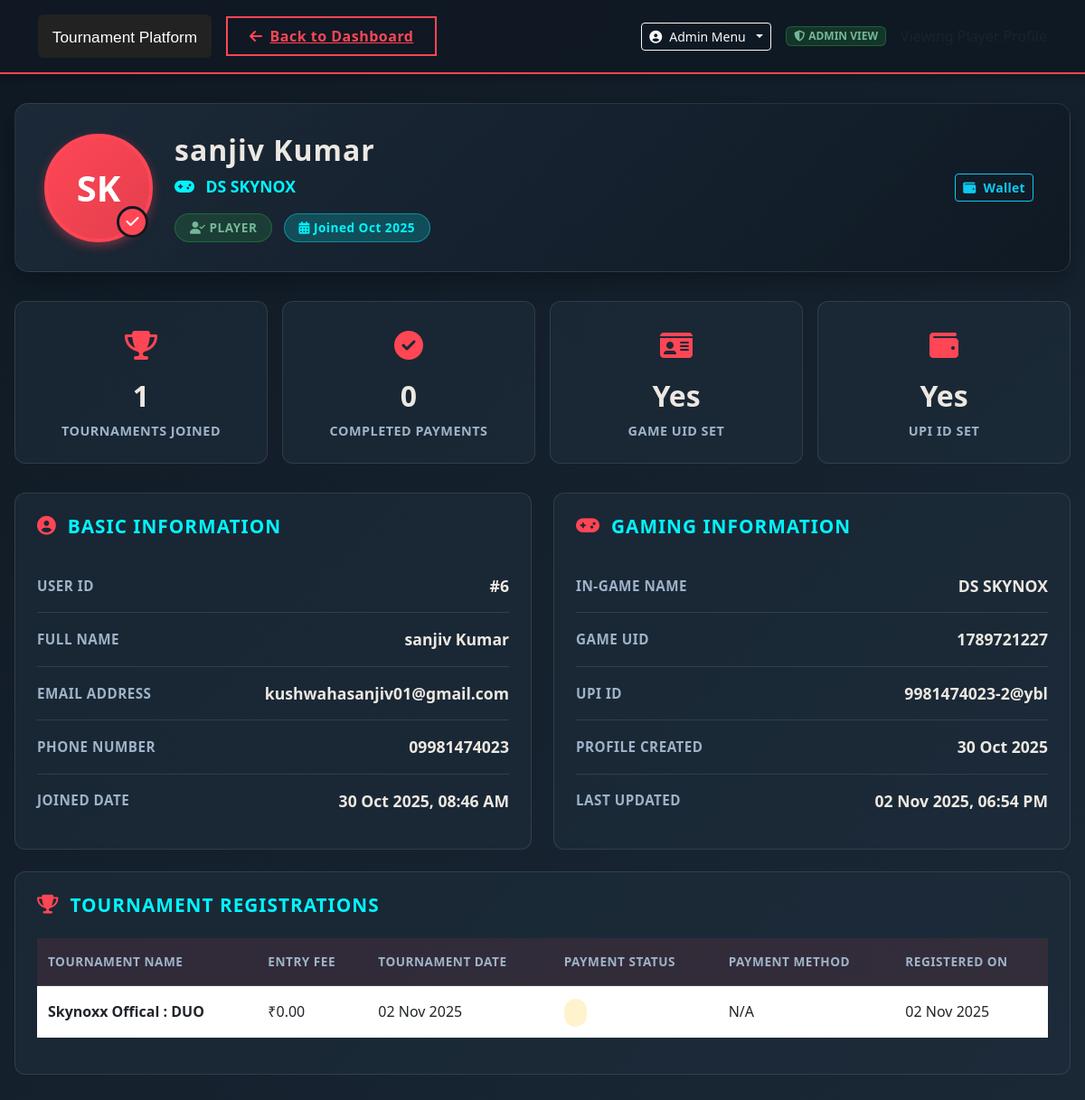
/admin/admin/view_player_profile.php?player_id=6 (signed in), run on the app's committed database.
### tables this page shows
CREATE TABLE `users` (
  `id` int(11) NOT NULL,
  `name` varchar(100) NOT NULL,
  `email` varchar(100) NOT NULL,
  `phone` varchar(15) DEFAULT NULL,
  `role` enum('player','creator','admin') DEFAULT 'player',
  `password` varchar(255) NOT NULL,
  `joined_at` timestamp NOT NULL DEFAULT current_timestamp(),
  `wallet_balance` decimal(10,2) DEFAULT 0.00,
  `profile_verified` tinyint(1) DEFAULT 0,
  `is_active` tinyint(1) DEFAULT 1,
  `fcm_token` varchar(255) DEFAULT NULL,
  `fcm_token_updated_at` datetime DEFAULT NULL
);

CREATE TABLE `players_profile` (
  `id` int(11) NOT NULL,
  `user_id` int(11) DEFAULT NULL,
  `in_game_name` varchar(150) DEFAULT NULL,
  `avatar` varchar(255) DEFAULT NULL,
  `screenshot` varchar(255) DEFAULT NULL,
  `game_uid` varchar(100) DEFAULT NULL,
  `profile_pic` varchar(255) DEFAULT NULL,
  `upi_id` varchar(100) DEFAULT NULL,
  `created_at` timestamp NOT NULL DEFAULT current_timestamp(),
  `updated_at` timestamp NOT NULL DEFAULT current_timestamp() ON UPDATE current_timestamp()
);

CREATE TABLE `registrations` (
  `id` int(11) NOT NULL,
  `tournament_id` int(11) NOT NULL,
  `player_id` int(11) NOT NULL,
  `slot_no` int(11) NOT NULL DEFAULT 0,
  `team_name` varchar(100) DEFAULT NULL,
  `payment_status` enum('pending','paid','free') DEFAULT 'pending',
  `rank` int(11) DEFAULT NULL,
  `prize_won` decimal(10,2) DEFAULT 0.00,
  `joined_at` timestamp NOT NULL DEFAULT current_timestamp(),
  `payment_method` varchar(50) DEFAULT NULL,
  `transaction_id` varchar(100) DEFAULT NULL,
  `payment_screenshot` varchar(255) DEFAULT NULL,
  `payment_date` timestamp NULL DEFAULT NULL,
  `prize_status` varchar(50) DEFAULT 'Not Won'
);

CREATE TABLE `tournaments` (
  `id` int(11) NOT NULL,
  `title` varchar(150) NOT NULL,
  `description` text DEFAULT NULL,
  `entry_fee` decimal(10,2) DEFAULT 0.00,
  `prize_pool` decimal(10,2) DEFAULT 0.00,
  `max_players` int(11) DEFAULT 100,
  `match_type` enum('solo','duo','squad','clash squad') DEFAULT 'squad',
  `map_name` varchar(100) DEFAULT 'Bermuda',
  `date` date NOT NULL,
  `time` time NOT NULL,
  `room_id` varchar(50) DEFAULT NULL,
  `room_password` varchar(50) DEFAULT NULL,
  `created_by` int(11) DEFAULT NULL,
  `status` enum('upcoming','ongoing','completed','cancelled') DEFAULT 'upcoming',
  `created_at` timestamp NOT NULL DEFAULT current_timestamp(),
  `banner` varchar(255) DEFAULT NULL,
  `number_of_matches` tinyint(4) DEFAULT 1 COMMENT '1-3 matches per tournament',
  `current_match_number` tinyint(4) DEFAULT 1 COMMENT 'Track which match is currently being played/updated',
  `points_distribution` text DEFAULT NULL COMMENT 'JSON: placement points config e.g. {1:12, 2:10, ...}',
  `kill_points` decimal(4,2) DEFAULT 1.00 COMMENT 'Points per kill (default 1)',
  `max_participants` int(11) DEFAULT NULL COMMENT 'Maximum number of players allowed',
  `current_participants` int(11) DEFAULT 0 COMMENT 'Current number of registered players',
  `auto_start` tinyint(1) DEFAULT 0 COMMENT 'Auto start when capacity reached',
  `reminder_sent` tinyint(1) DEFAULT 0 COMMENT 'Whether 1-hour reminder was sent'
);

### admin/admin/view_player_profile.php (the view, shortened to what this page needs)
<?php
require_once '../src/db.php';
$player_id = isset($_GET['player_id']) ? (int)$_GET['player_id'] : (int)$_GET['user_id'];
$stmt = $conn->prepare("SELECT id, name, email, phone, joined_at, is_active FROM users WHERE id = ? AND role = 'player' LIMIT 1");
$stmt->bind_param('i', $player_id);
$stmt->execute();
$result = $stmt->get_result();
$user = $result->fetch_assoc();
$profile_stmt = $conn->prepare("SELECT in_game_name, avatar, screenshot, game_uid, upi_id, created_at, updated_at FROM players_profile WHERE user_id = ? LIMIT 1");
$profile_stmt->bind_param('i', $player_id);
$profile_stmt->execute();
$profile_result = $profile_stmt->get_result();
$profile = $profile_result->fetch_assoc();
$reg_stmt = $conn->prepare("
    SELECT
        r.id,
        r.tournament_id,
        r.payment_status,
        r.joined_at,
        r.prize_won,
        t.title as tournament_name,
        t.entry_fee,
        t.date as tournament_date,
        t.time as tournament_time,
        p.method as payment_method,
        p.txn_id as transaction_id,
        p.created_at as payment_date
    FROM registrations r
    LEFT JOIN tournaments t ON r.tournament_id = t.id
    LEFT JOIN payments p ON p.user_id = r.player_id AND p.tournament_id = r.tournament_id
    WHERE r.player_id = ?
    ORDER BY r.joined_at DESC
    LIMIT 10
");
$reg_stmt->bind_param('i', $player_id);
$reg_stmt->execute();
$registrations = $reg_stmt->get_result();
$name_parts = explode(' ', $user['name'] ?? 'User');
$initials = strtoupper(substr($name_parts[0], 0, 1) . (isset($name_parts[1]) ? substr($name_parts[1], 0, 1) : ''));
?>
<!DOCTYPE html>
<html lang="en">
<head>
    <link href="https://cdn.jsdelivr.net/npm/bootstrap@5.3.0-alpha1/dist/css/bootstrap.min.css" rel="stylesheet">
    <link rel="stylesheet" href="https://cdnjs.cloudflare.com/ajax/libs/font-awesome/6.4.0/css/all.min.css">
</head>
<body>
    <header class="admin-header">
        <div class="container">
            <div class="d-flex justify-content-between align-items-center">
                <div class="d-flex align-items-center gap-3">
                    <a href="../../src/index.php">
                        <img src="../../assets/images/logo.svg" alt="SKYNOXX FF Logo" class="header-logo">
                    </a>
                    <a href="admin_dashboard.php" class="back-btn">
                        <i class="fas fa-arrow-left me-2"></i>Back to Dashboard
                    </a>
                </div>
                <div class="d-flex align-items-center gap-3">
                    <div class="dropdown">
                        <button class="btn btn-outline-light btn-sm dropdown-toggle" type="button" id="adminMenu" data-bs-toggle="dropdown" aria-expanded="false">
                            <i class="fas fa-user-circle me-2"></i>Admin Menu
                        </button>
                    </div>
                    <span class="badge badge-verified">
                        <i class="fas fa-shield-alt me-1"></i>ADMIN VIEW
                    </span>
                    <span class="text-muted">Viewing Player Profile</span>
                </div>
            </div>
        </div>
    </header>
    <div class="profile-container">
        <div class="profile-header">
            <div class="row align-items-center">
                <div class="col-md-auto mb-3 mb-md-0 text-center text-md-start">
                    <div class="avatar-display">
                        <?php if (!empty($profile['avatar']) && file_exists('../' . $profile['avatar'])): ?>
                            <img src="../<?php echo htmlspecialchars($profile['avatar']); ?>"
                                 alt="Player Avatar"
                                 class="player-avatar-large">
                        <?php else: ?>
                            <div class="avatar-placeholder"><?php echo $initials; ?></div>
                        <?php endif; ?>
                        <div class="verified-badge">
                            <i class="fas fa-check"></i>
                        </div>
                    </div>
                </div>
                <div class="col-md">
                    <h1 class="player-name"><?php echo htmlspecialchars($user['name']); ?></h1>
                    <p class="player-subtitle">
                        <i class="fas fa-gamepad me-2"></i>
                        <?php echo htmlspecialchars($profile['in_game_name'] ?? 'No in-game name set'); ?>
                    </p>
                    <div class="mt-3">
                        <span class="badge badge-status badge-verified me-2">
                            <i class="fas fa-user-check me-1"></i>PLAYER
                        </span>
                        <span class="badge badge-status" style="background: rgba(0, 245, 255, 0.2); color: var(--accent-gaming); border: 1px solid rgba(0, 245, 255, 0.4);">
                            <i class="fas fa-calendar-alt me-1"></i>Joined <?php echo date('M Y', strtotime($user['joined_at'])); ?>
                        </span>
                    </div>
                </div>
                <div class="col-md-auto text-md-end">
                    <a href="player_wallet.php?user_id=<?php echo (int)$player_id; ?>" class="btn btn-sm btn-outline-info me-2" style="font-weight:700; letter-spacing:.3px;">
                        <i class="fas fa-wallet me-1"></i> Wallet
                    </a>
                </div>
            </div>
        </div>
        <div class="stats-grid">
            <div class="stat-box">
                <div class="stat-icon">
                    <i class="fas fa-trophy"></i>
                </div>
                <div class="stat-value"><?php echo $registrations->num_rows; ?></div>
                <div class="stat-label">Tournaments Joined</div>
            </div>
            <div class="stat-box">
                <div class="stat-icon">
                    <i class="fas fa-check-circle"></i>
                </div>
                <div class="stat-value">
                    <?php
                    mysqli_data_seek($registrations, 0);
                    $completed = 0;
                    mysqli_data_seek($registrations, 0);
                    echo $completed;
                    ?>
                </div>
                <div class="stat-label">Completed Payments</div>
            </div>
            <div class="stat-box">
                <div class="stat-icon">
                    <i class="fas fa-id-card"></i>
                </div>
                <div class="stat-value"><?php echo !empty($profile['game_uid']) ? 'Yes' : 'No'; ?></div>
                <div class="stat-label">Game UID Set</div>
            </div>
            <div class="stat-box">
                <div class="stat-icon">
                    <i class="fas fa-wallet"></i>
                </div>
                <div class="stat-value"><?php echo !empty($profile['upi_id']) ? 'Yes' : 'No'; ?></div>
                <div class="stat-label">UPI ID Set</div>
            </div>
        </div>
        <div class="row">
            <div class="col-lg-6">
                <div class="info-card">
                    <h3 class="card-title-custom">
                        <i class="fas fa-user-circle"></i>
                        Basic Information
                    </h3>
                    <div class="info-row">
                        <span class="info-label">User ID</span>
                        <span class="info-value">#<?php echo $user['id']; ?></span>
                    </div>
                    <div class="info-row">
                        <span class="info-label">Full Name</span>
                        <span class="info-value"><?php echo htmlspecialchars($user['name']); ?></span>
                    </div>
                    <div class="info-row">
                        <span class="info-label">Email Address</span>
                        <span class="info-value"><?php echo htmlspecialchars($user['email']); ?></span>
                    </div>
                    <div class="info-row">
                        <span class="info-label">Phone Number</span>
                        <span class="info-value"><?php echo htmlspecialchars($user['phone'] ?? 'Not provided'); ?></span>
                    </div>
                    <div class="info-row">
                        <span class="info-label">Joined Date</span>
                        <span class="info-value"><?php echo date('d M Y, h:i A', strtotime($user['joined_at'])); ?></span>
                    </div>
                </div>
            </div>
            <div class="col-lg-6">
                <div class="info-card">
                    <h3 class="card-title-custom">
                        <i class="fas fa-gamepad"></i>
                        Gaming Information
                    </h3>
                    <div class="info-row">
                        <span class="info-label">In-Game Name</span>
                        <span class="info-value"><?php echo htmlspecialchars($profile['in_game_name'] ?? 'Not set'); ?></span>
                    </div>
                    <div class="info-row">
                        <span class="info-label">Game UID</span>
                        <span class="info-value"><?php echo htmlspecialchars($profile['game_uid'] ?? 'Not set'); ?></span>
                    </div>
                    <div class="info-row">
                        <span class="info-label">UPI ID</span>
                        <span class="info-value"><?php echo htmlspecialchars($profile['upi_id'] ?? 'Not set'); ?></span>
                    </div>
                    <div class="info-row">
                        <span class="info-label">Profile Created</span>
                        <span class="info-value"><?php echo $profile ? date('d M Y', strtotime($profile['created_at'])) : 'Not created'; ?></span>
                    </div>
                    <div class="info-row">
                        <span class="info-label">Last Updated</span>
                        <span class="info-value"><?php echo $profile ? date('d M Y, h:i A', strtotime($profile['updated_at'])) : 'Never'; ?></span>
                    </div>
                </div>
            </div>
        </div>
        <div class="info-card">
            <h3 class="card-title-custom">
                <i class="fas fa-trophy"></i>
                Tournament Registrations
            </h3>
            <?php if ($registrations->num_rows > 0): ?>
                <div class="table-responsive">
                    <table class="table table-dark-custom table-hover">
                        <thead>
                            <tr>
                                <th>Tournament Name</th>
                                <th>Entry Fee</th>
                                <th>Tournament Date</th>
                                <th>Payment Status</th>
                                <th>Payment Method</th>
                                <th>Registered On</th>
                            </tr>
                        </thead>
                        <tbody>
                            <?php while ($reg = $registrations->fetch_assoc()): ?>
                                <tr>
                                    <td>
                                        <strong><?php echo htmlspecialchars($reg['tournament_name']); ?></strong>
                                    </td>
                                    <td>₹<?php echo number_format($reg['entry_fee'], 2); ?></td>
                                    <td><?php echo date('d M Y', strtotime($reg['tournament_date'])); ?></td>
                                    <td>
                                        <?php
                                        $badge_class = 'payment-pending';
                                        ?>
                                        <span class="payment-badge <?php echo $badge_class; ?>">
                                        </span>
                                    </td>
                                    <td><?php echo htmlspecialchars($reg['payment_method'] ?? 'N/A'); ?></td>
                                    <td><?php echo date('d M Y', strtotime($reg['joined_at'])); ?></td>
                                </tr>
                            <?php endwhile; ?>
                        </tbody>
                    </table>
                </div>
            <?php endif; ?>
        </div>
    </div>
</body>
</html>

### data on the page
users: name "SK", name "sanjiv Kumar", joined_at "Oct 2025", id "6", email "kushwahasanjiv01@gmail.com", phone "09981474023", joined_at "30 Oct 2025, 08:46 AM"
players_profile: in_game_name "DS SKYNOX", game_uid "1789721227", upi "9981474023-2@ybl", created_at "30 Oct 2025", updated_at "02 Nov 2025, 06:54 PM"
registrations: tournament.title "Skynoxx Offical : DUO", tournament.entry_fee "0.00", tournament.date "02 Nov 2025", payment_method "N/A", joined_at "02 Nov 2025"

### other printed values
$registrations->num_rows "1"
$completed "0"
